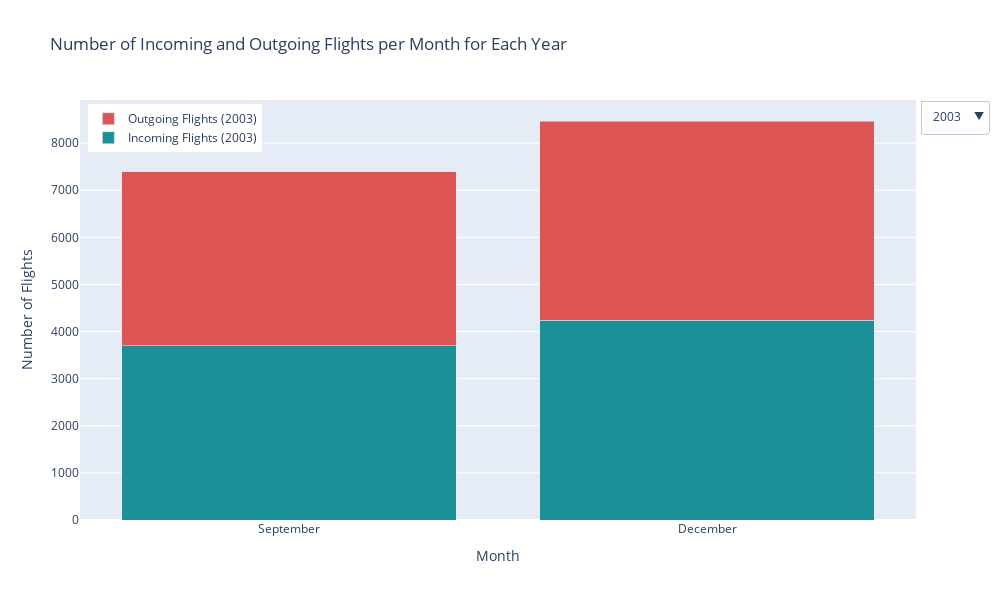

Write notebook code for a chart like this one.
### Code cell
fig = go.Figure()

years = yearly_in_out_pivot['year'].unique()
for year in years:
    filtered_data = yearly_in_out_pivot[yearly_in_out_pivot['year'] == year]
    year_month = filtered_data['year_month']
    
    fig.add_trace(go.Bar(
        x=year_month,
        y=filtered_data.get('I', 0),
        name=f'Incoming Flights ({year})',
        visible=(year == years[0]),
        marker=dict(color=color_palette[1])
    ))

    fig.add_trace(go.Bar(
        x=year_month,
        y=filtered_data.get('O', 0),
        name=f'Outgoing Flights ({year})',
        visible=(year == years[0]),
        marker=dict(color=color_palette[-3])
    ))

buttons = []
for year in years:
    buttons.append(dict(
        method='update',
        label=str(year),
        args=[{'visible': [year == y for y in years for _ in range(2)]},
              {'title': f'Number of Incoming and Outgoing Flights per Month in {year}'}]
    ))

all_year_months = yearly_in_out_pivot['year_month']

fig.update_layout(
    updatemenus=[dict(
        active=0,
        buttons=buttons,
        x=1.005,
        xanchor='left',
        y=1,
        yanchor='top'
    )],
    barmode='stack',
    title='Number of Incoming and Outgoing Flights per Month for Each Year',
    xaxis=dict(
        title='Month',
        tickmode='array',
        tickvals=all_year_months,
        ticktext=all_year_months
    ),
    yaxis=dict(title='Number of Flights'),
    legend=dict(x=0.01, y=0.99),
    width=1000,
    height=600
)

fig.show()

### Figure 1 — Plotly figure (JSON) as saved in the notebook; plotly's stock layout.template omitted (floating-point values rounded to 4 significant figures; data arrays with more than 128 entries replaced by an {"elided": "..."} marker saying what was removed)
{"data": [{"marker": {"color": "#1B9099"}, "name": "Incoming Flights (2003)", "type": "bar", "visible": true, "x": ["September", "December"], "y": [3697, 4238]}, {"marker": {"color": "#DE5556"}, "name": "Outgoing Flights (2003)", "type": "bar", "visible": true, "x": ["September", "December"], "y": [3691, 4232]}, {"marker": {"color": "#1B9099"}, "name": "Incoming Flights (2004)", "type": "bar", "visible": false, "x": ["March", "June", "September", "December"], "y": [4280, 4200, 4412, 4906]}, {"marker": {"color": "#DE5556"}, "name": "Outgoing Flights (2004)", "type": "bar", "visible": false, "x": ["March", "June", "September", "December"], "y": [4274, 4199, 4408, 4909]}, {"marker": {"color": "#1B9099"}, "name": "Incoming Flights (2005)", "type": "bar", "visible": false, "x": ["March", "June", "September", "December"], "y": [4822, 4693, 4727, 4913]}, {"marker": {"color": "#DE5556"}, "name": "Outgoing Flights (2005)", "type": "bar", "visible": false, "x": ["March", "June", "September", "December"], "y": [4823, 4691, 4723, 4913]}, {"marker": {"color": "#1B9099"}, "name": "Incoming Flights (2006)", "type": "bar", "visible": false, "x": ["January", "February", "March", "April", "May", "June", "July", "August", "September", "October", "November", "December"], "y": [4996, 4396, 4768, 4642, 4640, 4548, 4858, 4800, 4711, 4754, 4668, 4996]}, {"marker": {"color": "#DE5556"}, "name": "Outgoing Flights (2006)", "type": "bar", "visible": false, "x": ["January", "February", "March", "April", "May", "June", "July", "August", "September", "October", "November", "December"], "y": [4995, 4391, 4772, 4643, 4637, 4535, 4848, 4800, 4710, 4754, 4668, 5006]}, {"marker": {"color": "#1B9099"}, "name": "Incoming Flights (2007)", "type": "bar", "visible": false, "x": ["January", "February", "March", "April", "May", "June", "July", "August", "September", "October", "November", "December"], "y": [5017, 4480, 4900, 4695, 4753, 4669, 4911, 4865, 4733, 4868, 4802, 5195]}, {"marker": {"color": "#DE5556"}, "name": "Outgoing Flights (2007)", "type": "bar", "visible": false, "x": ["January", "February", "March", "April", "May", "June", "July", "August", "September", "October", "November", "December"], "y": [5020, 4477, 4898, 4687, 4755, 4667, 4910, 4854, 4736, 4865, 4800, 5195]}, {"marker": {"color": "#1B9099"}, "name": "Incoming Flights (2008)", "type": "bar", "visible": false, "x": ["January", "February", "March", "April", "May", "June", "July", "August", "September", "October", "November", "December"], "y": [5231, 4815, 5073, 4961, 5093, 4986, 5330, 5227, 5057, 5296, 5242, 5698]}, {"marker": {"color": "#DE5556"}, "name": "Outgoing Flights (2008)", "type": "bar", "visible": false, "x": ["January", "February", "March", "April", "May", "June", "July", "August", "September", "October", "November", "December"], "y": [5227, 4799, 5074, 4955, 5101, 4988, 5327, 5238, 5058, 5282, 5245, 5684]}, {"marker": {"color": "#1B9099"}, "name": "Incoming Flights (2009)", "type": "bar", "visible": false, "x": ["January", "February", "March", "April", "May", "June", "July", "August", "September", "October", "November", "December"], "y": [5787, 4959, 5425, 5327, 5310, 5192, 5649, 5664, 5475, 5718, 5557, 6055]}, {"marker": {"color": "#DE5556"}, "name": "Outgoing Flights (2009)", "type": "bar", "visible": false, "x": ["January", "February", "March", "April", "May", "June", "July", "August", "September", "October", "November", "December"], "y": [5779, 4947, 5419, 5321, 5310, 5191, 5642, 5656, 5474, 5717, 5556, 6047]}, {"marker": {"color": "#1B9099"}, "name": "Incoming Flights (2010)", "type": "bar", "visible": false, "x": ["January", "February", "March", "April", "May", "June", "July", "August", "September", "October", "November", "December"], "y": [6184, 5415, 5886, 5692, 5717, 5648, 6157, 6023, 5853, 5985, 5855, 6444]}, {"marker": {"color": "#DE5556"}, "name": "Outgoing Flights (2010)", "type": "bar", "visible": false, "x": ["January", "February", "March", "April", "May", "June", "July", "August", "September", "October", "November", "December"], "y": [6184, 5413, 5877, 5698, 5716, 5645, 6149, 6029, 5850, 5984, 5861, 6443]}, {"marker": {"color": "#1B9099"}, "name": "Incoming Flights (2011)", "type": "bar", "visible": false, "x": ["January", "February", "March", "April", "May", "June", "July", "August", "September", "October", "November", "December"], "y": [6656, 5760, 6243, 6172, 6131, 5700, 6498, 6417, 6206, 6408, 6145, 6659]}, {"marker": {"color": "#DE5556"}, "name": "Outgoing Flights (2011)", "type": "bar", "visible": false, "x": ["January", "February", "March", "April", "May", "June", "July", "August", "September", "October", "November", "December"], "y": [6647, 5750, 6234, 6183, 6130, 5691, 6492, 6423, 6206, 6414, 6131, 6669]}, {"marker": {"color": "#1B9099"}, "name": "Incoming Flights (2012)", "type": "bar", "visible": false, "x": ["January", "February", "March", "April", "May", "June", "July", "August", "September", "October", "November", "December"], "y": [6818, 5952, 6244, 6207, 6001, 6028, 6634, 6534, 6316, 6490, 6320, 6878]}, {"marker": {"color": "#DE5556"}, "name": "Outgoing Flights (2012)", "type": "bar", "visible": false, "x": ["January", "February", "March", "April", "May", "June", "July", "August", "September", "October", "November", "December"], "y": [6811, 5955, 6229, 6210, 6000, 6040, 6632, 6520, 6323, 6496, 6301, 6889]}, {"marker": {"color": "#1B9099"}, "name": "Incoming Flights (2013)", "type": "bar", "visible": false, "x": ["January", "February", "March", "April", "May", "June", "July", "August", "September", "October", "November", "December"], "y": [6923, 5983, 6636, 6515, 6360, 6379, 7109, 6972, 6832, 7059, 6796, 7546]}, {"marker": {"color": "#DE5556"}, "name": "Outgoing Flights (2013)", "type": "bar", "visible": false, "x": ["January", "February", "March", "April", "May", "June", "July", "August", "September", "October", "November", "December"], "y": [6914, 5975, 6640, 6525, 6350, 6383, 7116, 6971, 6835, 7048, 6792, 7548]}, {"marker": {"color": "#1B9099"}, "name": "Incoming Flights (2014)", "type": "bar", "visible": false, "x": ["January", "February", "March", "April", "May", "June", "July", "August", "September", "October", "November", "December"], "y": [7724, 6514, 7112, 7074, 6803, 6785, 7430, 7195, 6978, 7159, 6731, 7650]}, {"marker": {"color": "#DE5556"}, "name": "Outgoing Flights (2014)", "type": "bar", "visible": false, "x": ["January", "February", "March", "April", "May", "June", "July", "August", "September", "October", "November", "December"], "y": [7713, 6508, 7110, 7088, 6806, 6783, 7424, 7197, 6972, 7149, 6731, 7648]}, {"marker": {"color": "#1B9099"}, "name": "Incoming Flights (2015)", "type": "bar", "visible": false, "x": ["January", "February", "March", "April", "May", "June", "July", "August", "September", "October", "November", "December"], "y": [7803, 6509, 6971, 6954, 6797, 6774, 7394, 7103, 6950, 7240, 6906, 8124]}, {"marker": {"color": "#DE5556"}, "name": "Outgoing Flights (2015)", "type": "bar", "visible": false, "x": ["January", "February", "March", "April", "May", "June", "July", "August", "September", "October", "November", "December"], "y": [7790, 6515, 6968, 6966, 6796, 6778, 7375, 7111, 6955, 7238, 6841, 8130]}, {"marker": {"color": "#1B9099"}, "name": "Incoming Flights (2016)", "type": "bar", "visible": false, "x": ["January", "February", "March", "April", "May", "June", "July", "August", "September", "October", "November", "December"], "y": [8381, 7233, 7590, 7454, 7303, 7315, 8102, 7732, 7604, 7911, 7496, 8503]}, {"marker": {"color": "#DE5556"}, "name": "Outgoing Flights (2016)", "type": "bar", "visible": false, "x": ["January", "February", "March", "April", "May", "June", "July", "August", "September", "October", "November", "December"], "y": [8376, 7231, 7599, 7455, 7309, 7309, 8097, 7742, 7597, 7907, 7498, 8503]}, {"marker": {"color": "#1B9099"}, "name": "Incoming Flights (2017)", "type": "bar", "visible": false, "x": ["January", "February", "March", "April", "May", "June", "July", "August", "September", "October", "November", "December"], "y": [8682, 7308, 7857, 7856, 7494, 7624, 8365, 8044, 7915, 8175, 7810, 8907]}, {"marker": {"color": "#DE5556"}, "name": "Outgoing Flights (2017)", "type": "bar", "visible": false, "x": ["January", "February", "March", "April", "May", "June", "July", "August", "September", "October", "November", "December"], "y": [8652, 7306, 7864, 7851, 7506, 7614, 8369, 8045, 7914, 8170, 7792, 8877]}, {"marker": {"color": "#1B9099"}, "name": "Incoming Flights (2018)", "type": "bar", "visible": false, "x": ["January", "February", "March", "April", "May", "June", "July", "August", "September", "October", "November", "December"], "y": [9105, 7715, 8296, 8166, 7838, 7942, 8748, 8433, 8157, 8440, 8152, 9054]}, {"marker": {"color": "#DE5556"}, "name": "Outgoing Flights (2018)", "type": "bar", "visible": false, "x": ["January", "February", "March", "April", "May", "June", "July", "August", "September", "October", "November", "December"], "y": [9105, 7715, 8292, 8162, 7845, 7944, 8745, 8429, 8159, 8432, 8150, 9060]}, {"marker": {"color": "#1B9099"}, "name": "Incoming Flights (2019)", "type": "bar", "visible": false, "x": ["January", "February", "March", "April", "May", "June", "July", "August", "September", "October", "November", "December"], "y": [9222, 7827, 8329, 8193, 7912, 7927, 8712, 8371, 8155, 8470, 8232, 9262]}, {"marker": {"color": "#DE5556"}, "name": "Outgoing Flights (2019)", "type": "bar", "visible": false, "x": ["January", "February", "March", "April", "May", "June", "July", "August", "September", "October", "November", "December"], "y": [9218, 7827, 8322, 8208, 7909, 7935, 8704, 8379, 8162, 8463, 8225, 9261]}, {"marker": {"color": "#1B9099"}, "name": "Incoming Flights (2020)", "type": "bar", "visible": false, "x": ["January", "February", "March", "April", "May", "June", "July", "August", "September", "October", "November", "December"], "y": [9480, 7506, 5515, 442, 386, 444, 398, 432, 484, 555, 611, 837]}, {"marker": {"color": "#DE5556"}, "name": "Outgoing Flights (2020)", "type": "bar", "visible": false, "x": ["January", "February", "March", "April", "May", "June", "July", "August", "September", "October", "November", "December"], "y": [9474, 7516, 5508, 445, 381, 440, 545, 585, 629, 709, 742, 866]}, {"marker": {"color": "#1B9099"}, "name": "Incoming Flights (2021)", "type": "bar", "visible": false, "x": ["January", "February", "March", "April", "May", "June", "July", "August", "September", "October", "November", "December"], "y": [795, 648, 608, 1094, 1627, 1444, 1453, 924, 821, 867, 1059, 1533]}, {"marker": {"color": "#DE5556"}, "name": "Outgoing Flights (2021)", "type": "bar", "visible": false, "x": ["January", "February", "March", "April", "May", "June", "July", "August", "September", "October", "November", "December"], "y": [817, 701, 718, 1062, 1574, 1346, 1324, 922, 852, 892, 1035, 1484]}, {"marker": {"color": "#1B9099"}, "name": "Incoming Flights (2022)", "type": "bar", "visible": false, "x": ["January", "February", "March", "April", "May", "June", "July", "August", "September"], "y": [1637, 1477, 2010, 2783, 3167, 3650, 4706, 4655, 4621]}, {"marker": {"color": "#DE5556"}, "name": "Outgoing Flights (2022)", "type": "bar", "visible": false, "x": ["January", "February", "March", "April", "May", "June", "July", "August", "September"], "y": [1639, 1467, 1972, 2787, 3164, 3643, 4683, 4641, 4618]}], "layout": {"barmode": "stack", "height": 600, "legend": {"x": 0.01, "y": 0.99}, "title": {"text": "Number of Incoming and Outgoing Flights per Month for Each Year"}, "updatemenus": [{"active": 0, "buttons": [{"args": [{"visible": [true, true, false, false, false, false, false, false, false, false, false, false, false, false, false, false, false, false, false, false, false, false, false, false, false, false, false, false, false, false, false, false, false, false, false, false, false, false, false, false]}, {"title": "Number of Incoming and Outgoing Flights per Month in 2003"}], "label": "2003", "method": "update"}, {"args": [{"visible": [false, false, true, true, false, false, false, false, false, false, false, false, false, false, false, false, false, false, false, false, false, false, false, false, false, false, false, false, false, false, false, false, false, false, false, false, false, false, false, false]}, {"title": "Number of Incoming and Outgoing Flights per Month in 2004"}], "label": "2004", "method": "update"}, {"args": [{"visible": [false, false, false, false, true, true, false, false, false, false, false, false, false, false, false, false, false, false, false, false, false, false, false, false, false, false, false, false, false, false, false, false, false, false, false, false, false, false, false, false]}, {"title": "Number of Incoming and Outgoing Flights per Month in 2005"}], "label": "2005", "method": "update"}, {"args": [{"visible": [false, false, false, false, false, false, true, true, false, false, false, false, false, false, false, false, false, false, false, false, false, false, false, false, false, false, false, false, false, false, false, false, false, false, false, false, false, false, false, false]}, {"title": "Number of Incoming and Outgoing Flights per Month in 2006"}], "label": "2006", "method": "update"}, {"args": [{"visible": [false, false, false, false, false, false, false, false, true, true, false, false, false, false, false, false, false, false, false, false, false, false, false, false, false, false, false, false, false, false, false, false, false, false, false, false, false, false, false, false]}, {"title": "Number of Incoming and Outgoing Flights per Month in 2007"}], "label": "2007", "method": "update"}, {"args": [{"visible": [false, false, false, false, false, false, false, false, false, false, true, true, false, false, false, false, false, false, false, false, false, false, false, false, false, false, false, false, false, false, false, false, false, false, false, false, false, false, false, false]}, {"title": "Number of Incoming and Outgoing Flights per Month in 2008"}], "label": "2008", "method": "update"}, {"args": [{"visible": [false, false, false, false, false, false, false, false, false, false, false, false, true, true, false, false, false, false, false, false, false, false, false, false, false, false, false, false, false, false, false, false, false, false, false, false, false, false, false, false]}, {"title": "Number of Incoming and Outgoing Flights per Month in 2009"}], "label": "2009", "method": "update"}, {"args": [{"visible": [false, false, false, false, false, false, false, false, false, false, false, false, false, false, true, true, false, false, false, false, false, false, false, false, false, false, false, false, false, false, false, false, false, false, false, false, false, false, false, false]}, {"title": "Number of Incoming and Outgoing Flights per Month in 2010"}], "label": "2010", "method": "update"}, {"args": [{"visible": [false, false, false, false, false, false, false, false, false, false, false, false, false, false, false, false, true, true, false, false, false, false, false, false, false, false, false, false, false, false, false, false, false, false, false, false, false, false, false, false]}, {"title": "Number of Incoming and Outgoing Flights per Month in 2011"}], "label": "2011", "method": "update"}, {"args": [{"visible": [false, false, false, false, false, false, false, false, false, false, false, false, false, false, false, false, false, false, true, true, false, false, false, false, false, false, false, false, false, false, false, false, false, false, false, false, false, false, false, false]}, {"title": "Number of Incoming and Outgoing Flights per Month in 2012"}], "label": "2012", "method": "update"}, {"args": [{"visible": [false, false, false, false, false, false, false, false, false, false, false, false, false, false, false, false, false, false, false, false, true, true, false, false, false, false, false, false, false, false, false, false, false, false, false, false, false, false, false, false]}, {"title": "Number of Incoming and Outgoing Flights per Month in 2013"}], "label": "2013", "method": "update"}, {"args": [{"visible": [false, false, false, false, false, false, false, false, false, false, false, false, false, false, false, false, false, false, false, false, false, false, true, true, false, false, false, false, false, false, false, false, false, false, false, false, false, false, false, false]}, {"title": "Number of Incoming and Outgoing Flights per Month in 2014"}], "label": "2014", "method": "update"}, {"args": [{"visible": [false, false, false, false, false, false, false, false, false, false, false, false, false, false, false, false, false, false, false, false, false, false, false, false, true, true, false, false, false, false, false, false, false, false, false, false, false, false, false, false]}, {"title": "Number of Incoming and Outgoing Flights per Month in 2015"}], "label": "2015", "method": "update"}, {"args": [{"visible": [false, false, false, false, false, false, false, false, false, false, false, false, false, false, false, false, false, false, false, false, false, false, false, false, false, false, true, true, false, false, false, false, false, false, false, false, false, false, false, false]}, {"title": "Number of Incoming and Outgoing Flights per Month in 2016"}], "label": "2016", "method": "update"}, {"args": [{"visible": [false, false, false, false, false, false, false, false, false, false, false, false, false, false, false, false, false, false, false, false, false, false, false, false, false, false, false, false, true, true, false, false, false, false, false, false, false, false, false, false]}, {"title": "Number of Incoming and Outgoing Flights per Month in 2017"}], "label": "2017", "method": "update"}, {"args": [{"visible": [false, false, false, false, false, false, false, false, false, false, false, false, false, false, false, false, false, false, false, false, false, false, false, false, false, false, false, false, false, false, true, true, false, false, false, false, false, false, false, false]}, {"title": "Number of Incoming and Outgoing Flights per Month in 2018"}], "label": "2018", "method": "update"}, {"args": [{"visible": [false, false, false, false, false, false, false, false, false, false, false, false, false, false, false, false, false, false, false, false, false, false, false, false, false, false, false, false, false, false, false, false, true, true, false, false, false, false, false, false]}, {"title": "Number of Incoming and Outgoing Flights per Month in 2019"}], "label": "2019", "method": "update"}, {"args": [{"visible": [false, false, false, false, false, false, false, false, false, false, false, false, false, false, false, false, false, false, false, false, false, false, false, false, false, false, false, false, false, false, false, false, false, false, true, true, false, false, false, false]}, {"title": "Number of Incoming and Outgoing Flights per Month in 2020"}], "label": "2020", "method": "update"}, {"args": [{"visible": [false, false, false, false, false, false, false, false, false, false, false, false, false, false, false, false, false, false, false, false, false, false, false, false, false, false, false, false, false, false, false, false, false, false, false, false, true, true, false, false]}, {"title": "Number of Incoming and Outgoing Flights per Month in 2021"}], "label": "2021", "method": "update"}, {"args": [{"visible": [false, false, false, false, false, false, false, false, false, false, false, false, false, false, false, false, false, false, false, false, false, false, false, false, false, false, false, false, false, false, false, false, false, false, false, false, false, false, true, true]}, {"title": "Number of Incoming and Outgoing Flights per Month in 2022"}], "label": "2022", "method": "update"}], "x": 1.005, "xanchor": "left", "y": 1, "yanchor": "top"}], "width": 1000, "xaxis": {"tickmode": "array", "ticktext": {"elided": "211 str values"}, "tickvals": {"elided": "211 str values"}, "title": {"text": "Month"}}, "yaxis": {"title": {"text": "Number of Flights"}}}}
